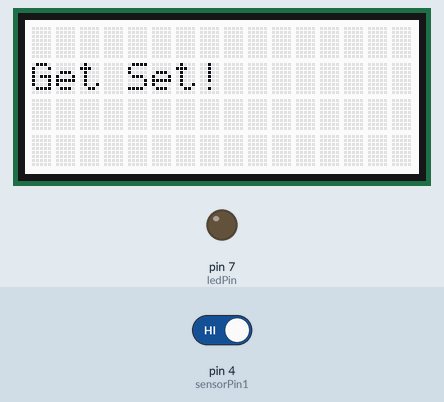
Bench run of a sketch on a simulated Arduino Uno, built with avr-gcc and run on an emulated ATmega328P. On the bench: 16×4 character LCD, output pins drawn as LEDs (lit = HIGH). The inputs (shaded band) are chosen by the test bench; at power-on: pin 4 (sensorPin1) HIGH. Random numbers use the default seed unless the sketch sets one.

Above: at 1.2 s.
1.3 s: pin 4 (sensorPin1) driven LOW
At 5.0 s:
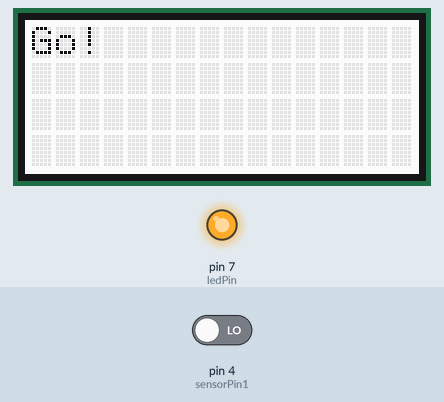
5.4 s: pin 4 (sensorPin1) driven HIGH
At 6.1 s:
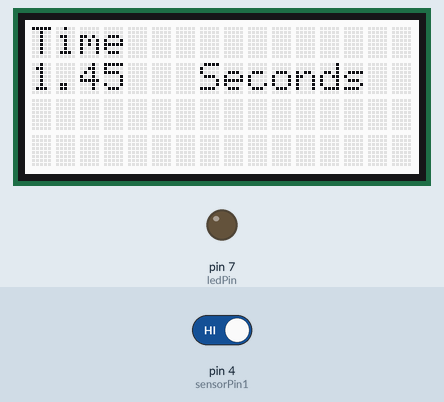
At 8.2 s:
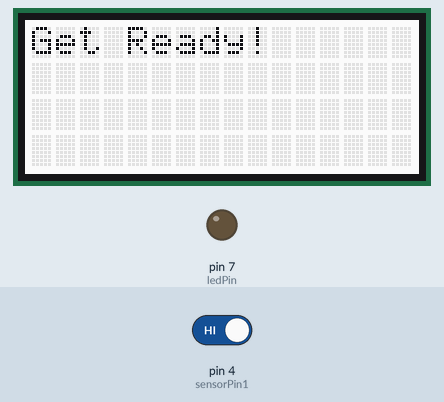
Timing chart, 0 to 9.7 s (numbered marks = the images above; inputs shaded):
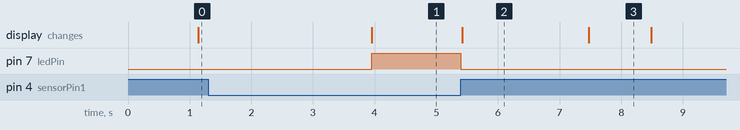

The sketch:

PhysicalPrototypeWorking.ino
```cpp
#include <Wire.h>
#include "rgb_lcd.h"

rgb_lcd lcd;

const int LCD_COLUMNS = 16;
const int LCD_LINES = 4;
int ledPin = 7;
int sensorPin1 = 4;
int long ranDelay = 0;
int   sensorValue = 0;
float realTime;

void setup()
{

  lcd.begin(LCD_COLUMNS, LCD_LINES);
    lcd.setRGB(255, 255, 255);

  // Print something
  lcd.setCursor(3, 0);
  lcd.print("hellohellohelooo");
  lcd.setCursor(2, 1);
  lcd.print("");
  lcd.setCursor(5, 2);
  lcd.print("");
  lcd.setCursor(7, 3);
  lcd.print("");

  Serial.begin(9600);
   pinMode(ledPin, OUTPUT);
  pinMode(sensorPin1, INPUT);
}

void loop(){
   Serial.println("");
  Serial.println("");
  Serial.println("");
  lcd.setCursor(0, 0);
  lcd.println("Push the button");
  lcd.setCursor(0, 1);
  lcd.println("to start game");

  while (digitalRead(sensorPin1)==   0) {}

  Serial.println("");
  Serial.println("");
  Serial.println("");
  lcd.setCursor(0, 0);
  lcd.clear();


  lcd.setCursor(0, 0);
  lcd.println("Get Ready!");
  delay(1000);
  lcd.clear();
  lcd.setCursor(0, 1);
  lcd.println("Get Set!");
   delay(1000);
  ranDelay = random(5000);
  delay(ranDelay);
  lcd.clear();
  lcd.setCursor(0, 0);
  lcd.println("Go!");

  realTime = millis();
  digitalWrite(ledPin, HIGH);


  while   (digitalRead(sensorPin1)== 0) {

  }
  digitalWrite(ledPin, LOW);
  lcd.clear();
   lcd.setCursor(0, 0);
   lcd.println("Time");
  realTime = millis()-realTime;
   lcd.setCursor(0, 1);
 lcd.println(realTime/1000,2);

   lcd.println(" Seconds");
 delay(2000);
}
```

Measured:
- after the input at 1.3 s, pin 7 (ledPin): LOW → HIGH after 2.7 s
- after the input at 5.4 s, pin 7 (ledPin): HIGH → LOW at once; the display: changes at once (image 2)
- what the display in image 2 shows lasts 2.1 s, from 5.4 s to 7.5 s
- what the display in image 3 shows lasts 1.0 s, from 7.5 s to 8.5 s
